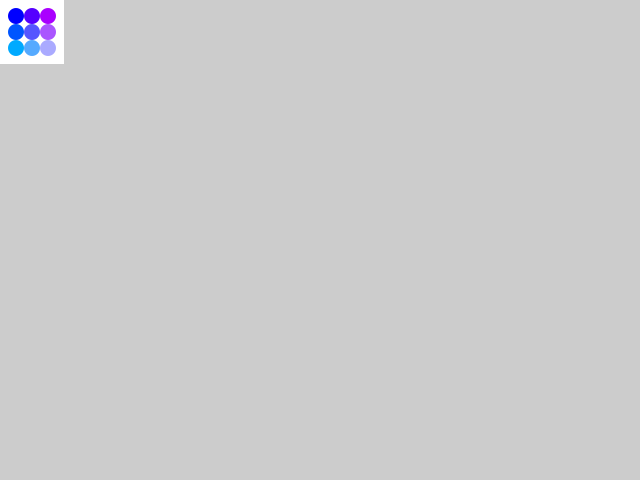
Frame 1 (no input)
Frame 60 (the mouse pressed at the canvas centre just before this capture): identical to frame 1, image omitted
Frame 120 (the mouse held since frame 60 and released just before this capture): identical to frame 1, image omitted

The Processing sketch that drew this single still picture (run headless with seeded random() and noise(); from frame 60 on, the mouse is pressed at the canvas centre):

// Processing sketch: processing_131475
// ── processing_131475.pde


int spacing=0;
color brushColor;
float someScale=1;
float someRotate=1;
float inc=.1;
float old_mouseX=0;
float old_mouseY=0;

void setup() {
  size(640, 480);
  fill(0, 0, 0);
  colorMode(RGB);
  println("KEYS: 1 = bigger, 2 = smaller, 3 = counter spin, 4 = clock spin");
  println("BRUSH: LMB = plain brush, MMB = freeform ilne tool, RMB = Ellipse/Tint Canvas");
  println("Hint: Brushes use 1,2,3 & 4 to adjust parameters");
}

void draw() {

  if (keyPressed) {
    if (key == '1'&& someScale<8) {
      someScale+=.2;
    }
    if (key == '2'&&someScale>0.1) {
      someScale-=.1;
    }
    if (key == '4') {
      if (someRotate<2*PI&&someRotate>0) {
        someRotate-=0.1;
        //println(someRotate);
      }
      else if (someRotate<=0) {
        someRotate=6.28;
      }
    }
    if (key == '3') {
      if (someRotate<2*PI) {
        someRotate+=0.1;
        //println(someRotate);
      }
      else if (someRotate>=2*PI||someRotate<0) {
        someRotate=0;
      }
    }
  }

  if (mousePressed == true && mouseX < 64 && mouseY < 64 ) {
    brushColor = get(mouseX, mouseY);
  }
  if (mousePressed==true && (mouseButton == RIGHT)&&(mouseX > 64 || mouseY > 64)) {
    strokeWeight(someScale);
    stroke(brushColor);
    line(mouseX, mouseY, old_mouseX, old_mouseY);
    line(mouseX, mouseY, mouseX+(someScale*random(-16,16)), mouseY+(someScale*random(-16,16)));
    line(mouseX, mouseY, mouseX+(someScale*random(-16,16)), mouseY+(someScale*random(-16,16)));
    old_mouseX=mouseX;
    old_mouseY=mouseY;
  }
  if (mousePressed==true && (mouseButton == CENTER)&&(mouseX > 64 || mouseY > 64)) {

    ellipseMode(CENTER);
    fill(brushColor, 255);
    ellipse(mouseX, mouseY, random(-16,16)*someScale, random(-16,16)*someScale);
    fill(brushColor, someRotate*4);
    rect(0, 0, width, height);
    old_mouseX=mouseX;
    old_mouseY=mouseY;
    println(someRotate);
    println(someScale);
  }
  if (mousePressed && (mouseButton == LEFT)&&(mouseX > 64 || mouseY > 64)) {

    fill(brushColor);


    pushMatrix();
    translate(mouseX, mouseY);
    rotate(someRotate);
    scale(someScale);  
    triangle(-16, -16, 16, -16, 8, 16);

    popMatrix();

    println(someRotate);
    old_mouseX=mouseX;
    old_mouseY=mouseY;
  }
  fill(255);
  noStroke();
  fill(255);
  rect(0, 0, 64, 64);
  for (int w=0;w<3;w++) {//draw color circle grid
    for (int h=0;h<3;h++) {
      fill(w*85, h*85, 255);
      noStroke();
      ellipse(16*w+16, 16*h+16, 16, 16);
    }
  }
}
